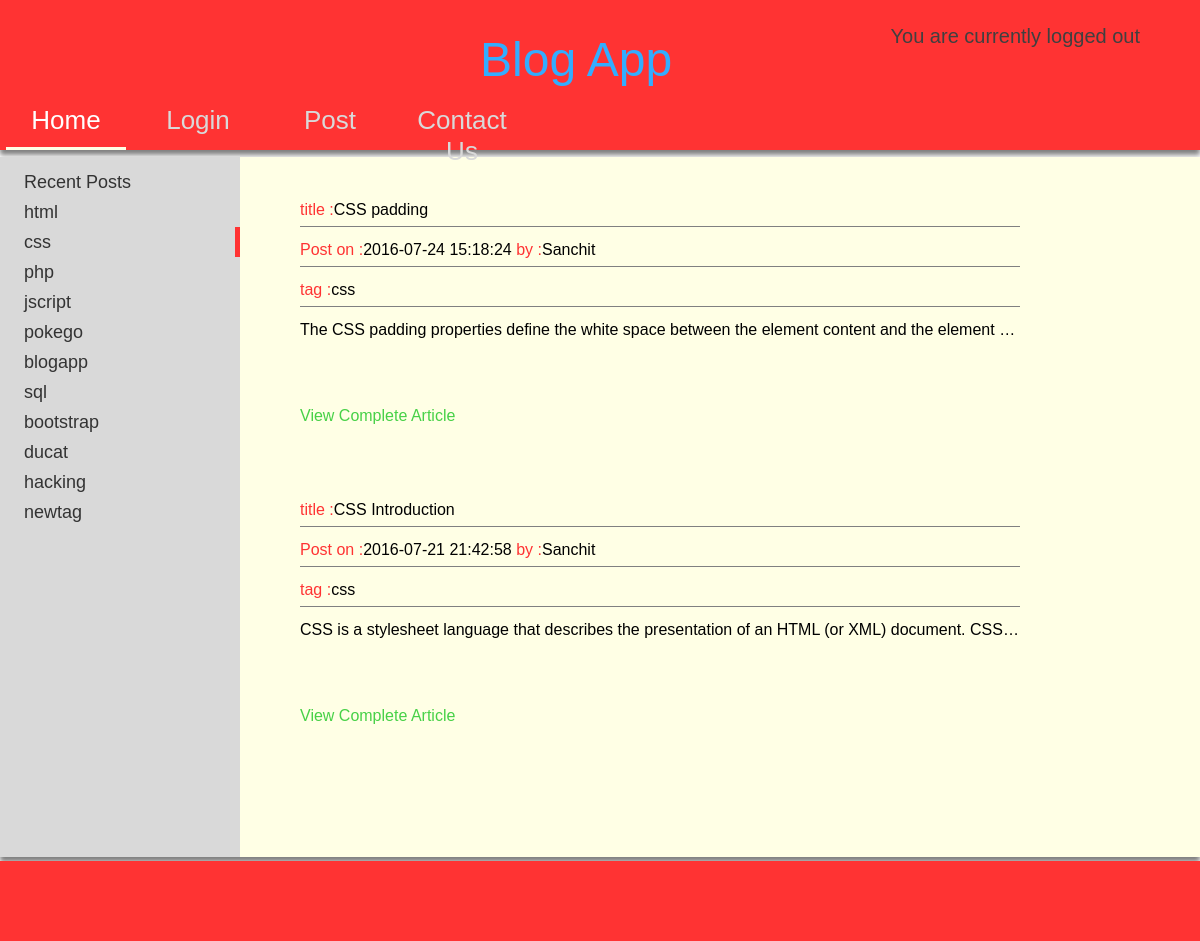
/?sub_topic=2, run on the app's committed database.
### tables this page shows
CREATE TABLE `post_table` (
  `post_id` int(11) NOT NULL,
  `post_title` varchar(150) NOT NULL,
  `post_by` varchar(150) NOT NULL,
  `post_on` datetime NOT NULL DEFAULT CURRENT_TIMESTAMP,
  `post_tag` varchar(150) NOT NULL,
  `post_message` text NOT NULL
);

### config.php (called while the page is built, shortened)
<?php
$dbserver="localhost";
$dbusername="root";
$dbpassword="";
$dbname="blog_db";
$dbconn=mysqli_connect($dbserver,$dbusername,$dbpassword,$dbname);
function select(&$res,$field=NULL,$val=NULL)
{
	global $dbconn;
	$condition=(is_null($field))? "":"WHERE $field='$val'";
	$query="SELECT *
			FROM post_table
			".$condition."ORDER BY post_on DESC;";
	$res=mysqli_query($dbconn,$query);
}
?>

### sub_topic_handler.php (the view)
<?php
function sub_topic_handler($sub_topic)
{
	global $tags;
	if($sub_topic=="recent")
	select($res);
	else
	{
	$sub_topic=$tags[$sub_topic];
	select($res,"post_tag",$sub_topic);
	}
	while($post=mysqli_fetch_array($res))
	{
		?>
        <div class="post">
            <div class="title">
            <p class="highlight">title :</p><?php echo $post['post_title'];?>
            </div>
            <div class="post_info"><p class="highlight">Post on :</p><?php echo $post['post_on'];?> <p class="highlight">by :</p><?php echo $post['post_by'];?>
            </div>
            <div class="tag">
            <p class="highlight">tag :</p><?php echo $post['post_tag'];?>
            </div>
            <div class="message">
				<?php echo str_replace("<br>"," ",str_replace("<br />"," ",$post['post_message']));?>
            </div>
            <div class="view">
            <a href="view.php?post_id=<?php echo $post['post_id'];?>">View Complete Article</a>
            </div>
        </div>
        <?php
	}
}
?>

### css/main.css (style rules this page uses)
* { margin:0px; padding:0px; -webkit-box-sizing:border-box; -moz-box-sizing:border-box; box-sizing:border-box; }
.highlight { display:inline; color:#ff3333; }
.post { font-family:Verdana, Geneva, sans-serif; margin-top:10px; margin-bottom:30px; height:270px; width:80%; }
.title { padding-top:2%; height:40px; border-bottom:1px solid grey; }
.post_info { padding-top:2%; height:40px; border-bottom:1px solid grey; }
.message { white-space:nowrap; text-overflow:ellipsis; overflow:hidden; padding-top:2%; height:90px; }
.view { padding-top:10px; height:50px; }
.view a { text-decoration:none; }
.view a:link { color:#47d147; }
.tag { padding-top:2%; height:40px; border-bottom:1px solid grey; }

### data on the page
post_table: post_title "CSS padding", post_on "2016-07-24 15:18:24", post_by "Sanchit", post_tag "css", post_message "The CSS padding properties define the white space between the element content and the element…"
post_table: post_title "CSS Introduction", post_on "2016-07-21 21:42:58", post_by "Sanchit", post_tag "css", post_message "CSS is a stylesheet language that describes the presentation of an HTML (or XML) document. CSS…"

### other printed values
$tag "html"
$tag "css"
$tag "php"
$tag "jscript"
$tag "pokego"
$tag "blogapp"
$tag "sql"
$tag "bootstrap"
$tag "ducat"
$tag "hacking"
$tag "newtag"
